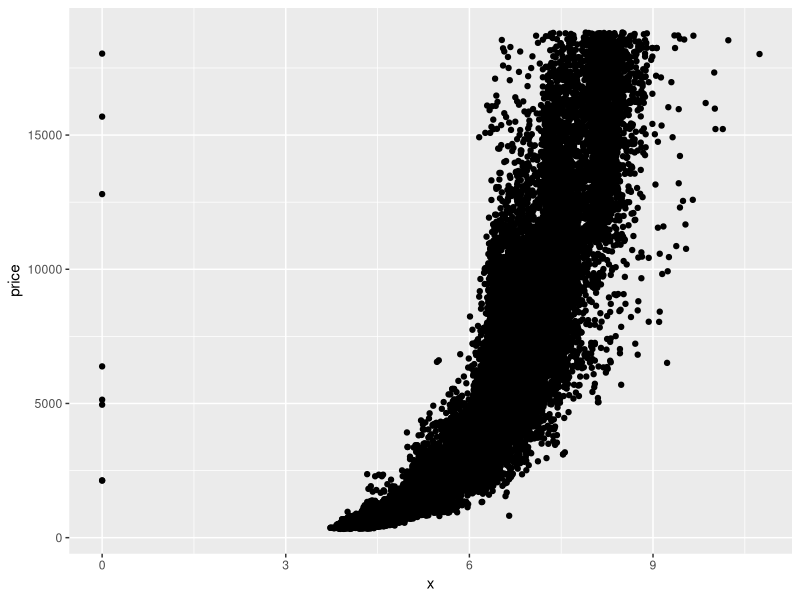
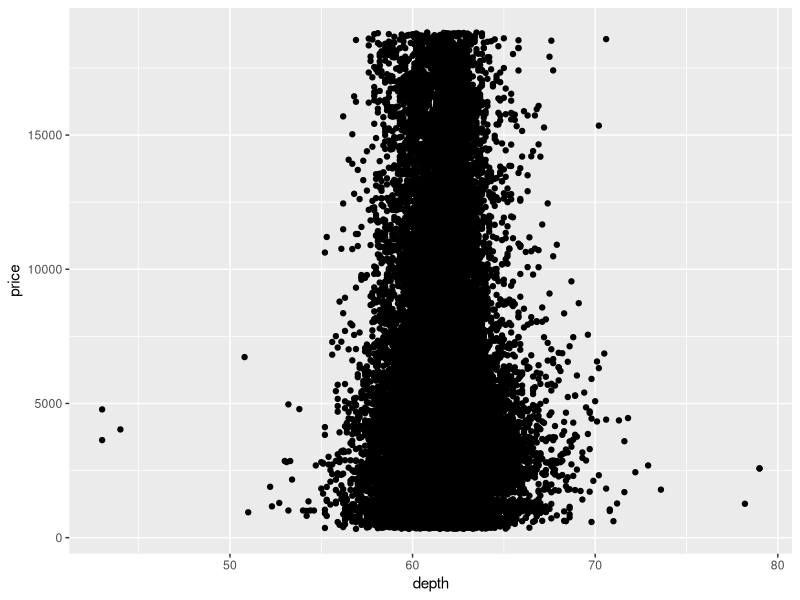
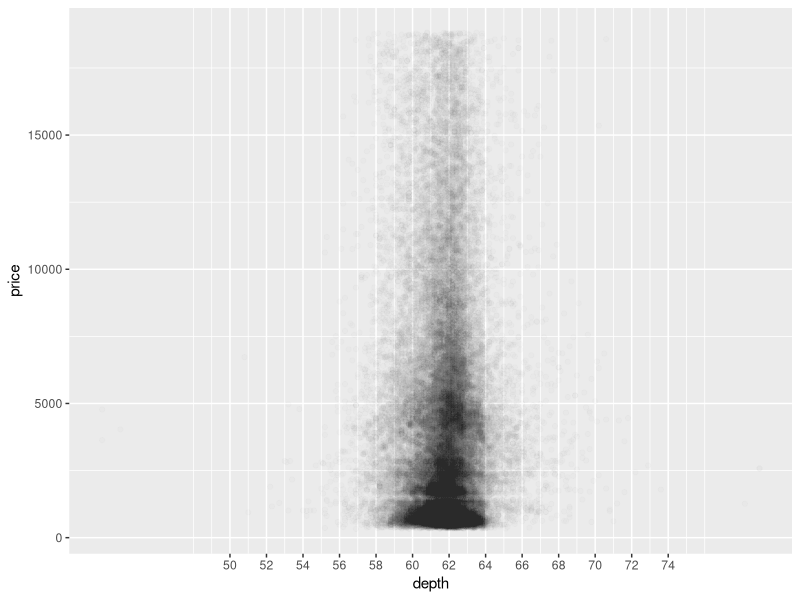
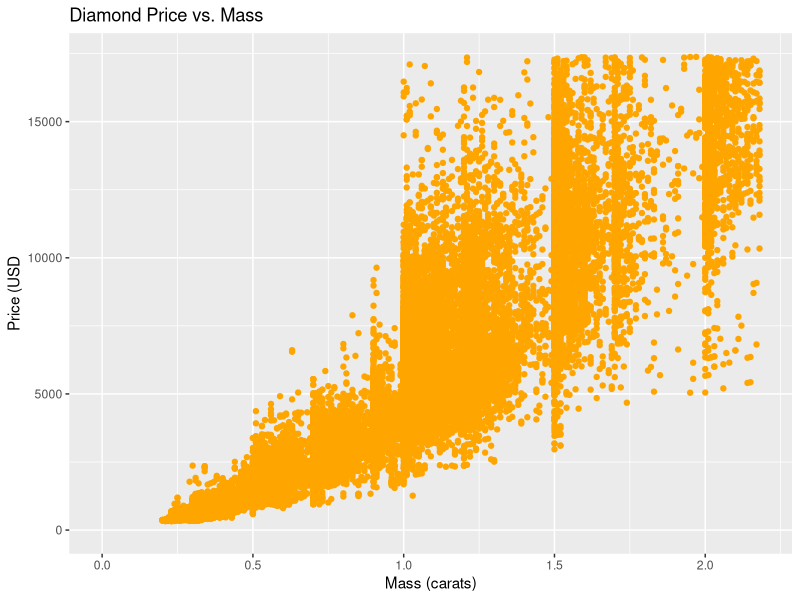
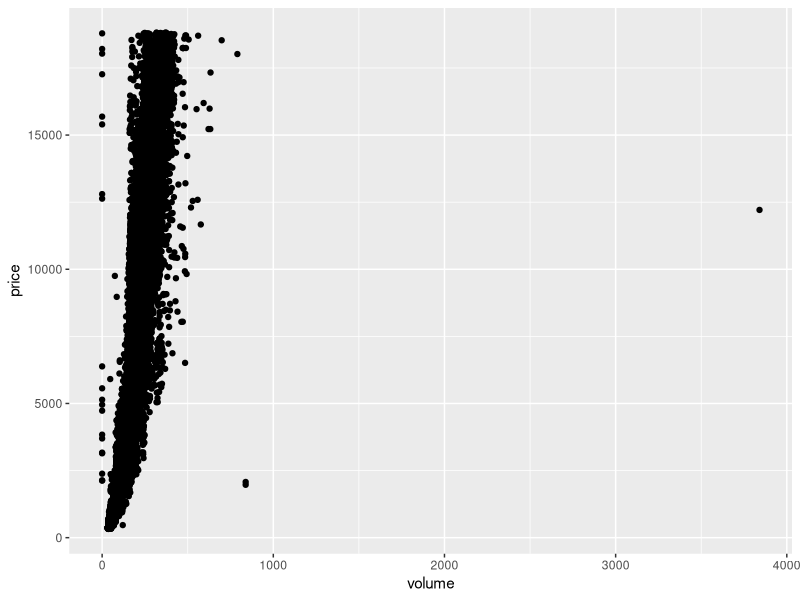

The R script that drew these images, in order: (Note: this script raises an error after producing the figures.)
## ---- chunk 1
#1.price vs. x
library(ggplot2)     #must load the ggplot package first
data(diamonds)       #loads the diamonds data set since it comes with the ggplot package
summary(diamonds)
## ---- chunk 2
ggplot(aes(x = x, y = price), data = diamonds) +
  geom_point()
## ---- chunk 3
with(diamonds, cor.test(price, x))
## ---- chunk 4
with(diamonds, cor.test(price, y))
## ---- chunk 5
with(diamonds, cor.test(price, z))
## ---- chunk 6
# Create a simple scatter plot of price vs depth.
ggplot(aes(x = depth, y = price), data = diamonds) +
  geom_point()
## ---- chunk 7
# Change the code to make the transparency of the
# points to be 1/100 of what they are now and mark
# the x-axis every 2 units. See the instructor notes
# for two hints.

ggplot(data = diamonds, aes(x = depth, y = price)) + 
  geom_point(alpha = 1/100) +
  scale_x_continuous(breaks = seq(50, 75, 2))
## ---- chunk 8
with(diamonds, cor.test(price, depth))
## ---- chunk 9
summary(diamonds$price)
## ---- chunk 10
# Create a scatterplot of price vs carat
# and omit the top 1% of price and carat
# values.

ggplot(aes(x = carat, y = price), data = diamonds) +
  geom_point(colour = "orange") +
  scale_x_continuous(limits = c(0, quantile(diamonds$carat, 0.99))) +
  scale_y_continuous(limits = c(0, quantile(diamonds$price, 0.99))) +
  labs(title = "Diamond Price vs. Mass", x = "Mass (carats)", y = "Price (USD")
## ---- chunk 11
# Create a scatterplot of price vs. volume (x * y * z).
# This is a very rough approximation for a diamond's volume.

# Create a new variable for volume in the diamonds data frame.
# This will be useful in a later exercise.

diamonds$volume <- with(diamonds, x * y * z)

ggplot(diamonds, aes(volume, price)) + geom_point()
## ---- chunk 12
library(plyr)
library(dplyr)

#You can find out how many diamonds have 0 volume by using
count(diamonds$volume == 0)
## ---- chunk 13
#If you ran the count function from plyr, you need to run this command in R to unload the plyr package.
#The plyr package will conflict with the dplyr package in later exercises.
detach("package:plyr", unload=TRUE)
## ---- chunk 14
#What is the correlation of price and volume? Exclude diamonds that have a volume of 0 or that are greater than or equal to 800.
with(diamonds[diamonds$volume > 0 & diamonds$volume < 800, ], cor(volume, price))
